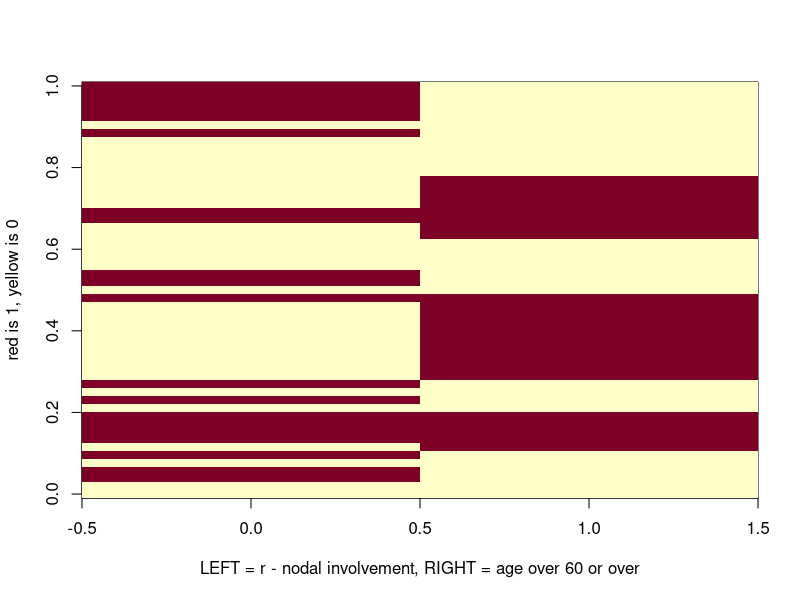
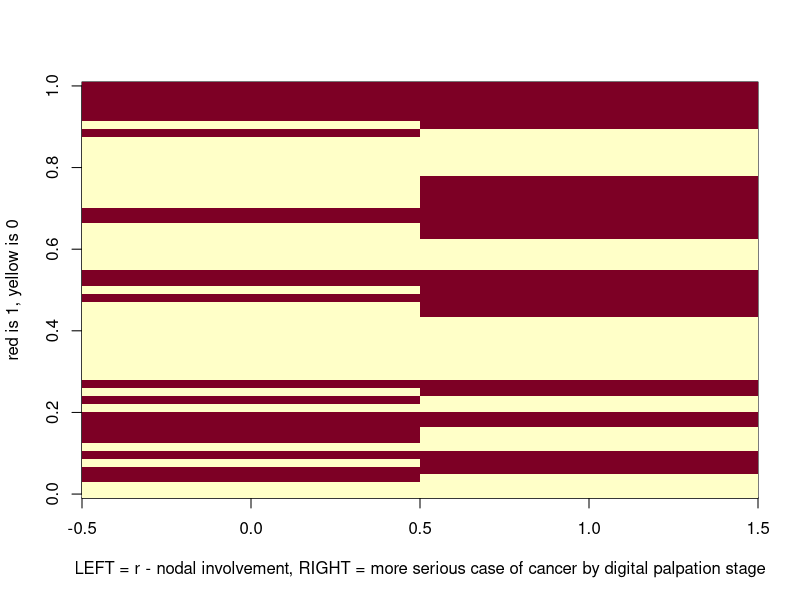
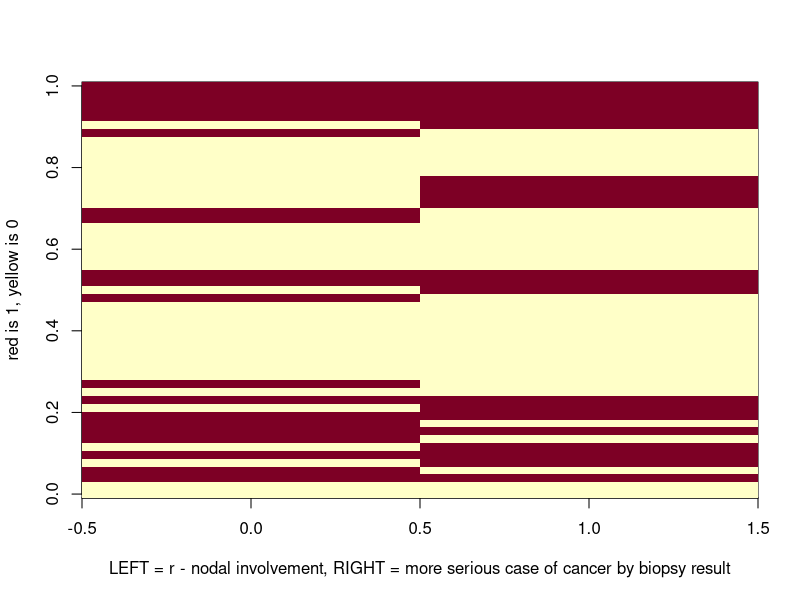
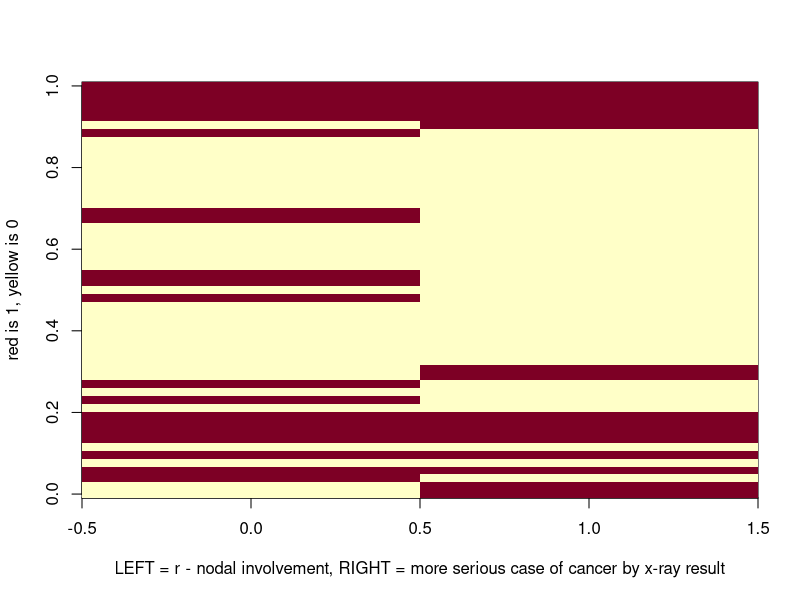
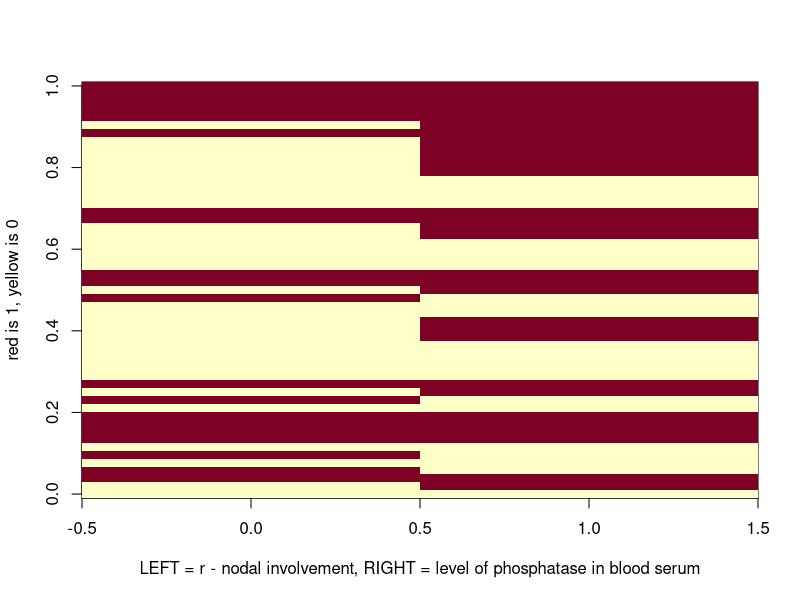

The R source for these figures, in order:
## ---- chunk 1
# leave this code here, but feel free to adjust the options or add some more
# see the knitr documentation for details
knitr::opts_chunk$set(echo = TRUE, fig.width=12, fig.height=12)
## ---- chunk 2
# this loads the nodal dataset and makes it available for code in 
# subsequent code chunks.
data(nodal, package="boot")
nodal$m <- NULL
## ---- chunk 3
# insert your R code (with comment lines if you wish) here
summary(nodal)
head(nodal)

# function to rotate matrices, taken from Chapter 1 section_3.rmd
rotate <- function(x) t(apply(x, 2, rev))

image(rotate(matrix(c(nodal$r,nodal$aged),nrow=53,byrow=FALSE)),
      xlab="LEFT = r - nodal involvement, RIGHT = age over 60 or over",
      ylab="red is 1, yellow is 0")
# each band of the image represents one data row

image(rotate(matrix(c(nodal$r,nodal$stage),nrow=53,byrow=FALSE)),
      xlab="LEFT = r - nodal involvement, RIGHT = more serious case of cancer by digital palpation stage",
      ylab="red is 1, yellow is 0")

image(rotate(matrix(c(nodal$r,nodal$grade),nrow=53,byrow=FALSE)),
      xlab="LEFT = r - nodal involvement, RIGHT = more serious case of cancer by biopsy result",
      ylab="red is 1, yellow is 0")

image(rotate(matrix(c(nodal$r,nodal$xray),nrow=53,byrow=FALSE)),
      xlab="LEFT = r - nodal involvement, RIGHT = more serious case of cancer by x-ray result",
      ylab="red is 1, yellow is 0")

image(rotate(matrix(c(nodal$r,nodal$acid),nrow=53,byrow=FALSE)),
      xlab="LEFT = r - nodal involvement, RIGHT = level of phosphatase in blood serum",
      ylab="red is 1, yellow is 0")

## ---- chunk 4
# insert your R code (with comment lines if you wish) here
nodal_mod <- glm(r ~ aged + stage + grade + xray + acid, family=binomial, data=nodal)
summary(nodal_mod)

## ---- chunk 5
# insert your R code (with comment lines if you wish) here

## ---- chunk 6
# insert your R code (with comment lines if you wish) here

